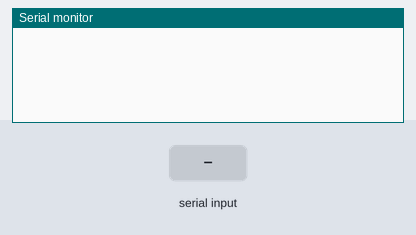
Bench run of a sketch on a simulated Arduino Uno, built with avr-gcc and run on an emulated ATmega328P. Shown: the last lines printed to the serial monitor. Inputs (shaded band) come from the test bench.

Above: at 1.5 s.
1.6 s: "1" received over Serial
At 3.2 s:
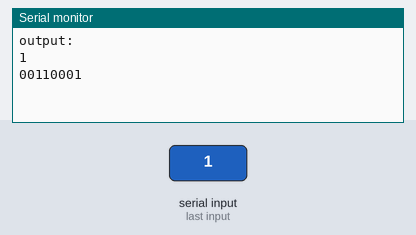
3.5 s: "0" received over Serial
At 4.8 s:
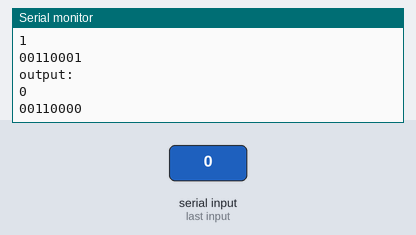
5.0 s: "2" received over Serial
At 6.2 s:
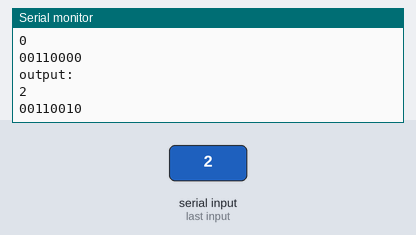
Timing chart, 0 to 8.0 s (numbered marks = the images above; inputs shaded):
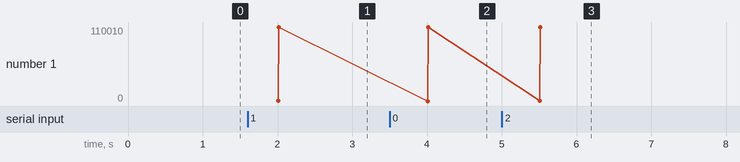

Measured:
- after the input at 1.6 s, the serial monitor: prints a new line after 0.40 s (image 1)
- after the input at 3.5 s, the serial monitor: prints a new line after 0.51 s (image 2)
- after the input at 5.0 s, the serial monitor: prints a new line after 0.51 s (image 3)
- plotted number 1: 110001 → 110000 after the input at 3.5 s, 110000 → 110010 after the input at 5.0 s

The sketch:

serial_read.ino
```cpp
char zeichen;
void setup() {
  Serial.begin(9600);

}

void loop() {
  delay(500);

  while(Serial.available() ) {

    char zeichen=(Serial.read());
    if(zeichen != 13) {
      Serial.println("output: ");
      Serial.println(zeichen);
      for ( uint8_t bitMask = 128; bitMask != 0; bitMask = bitMask >> 1 ) {
        if ( zeichen & bitMask ) {
          Serial.print('1');
        } else {
          Serial.print('0');
        }
      }
      Serial.println();
    }
  }
}
```
